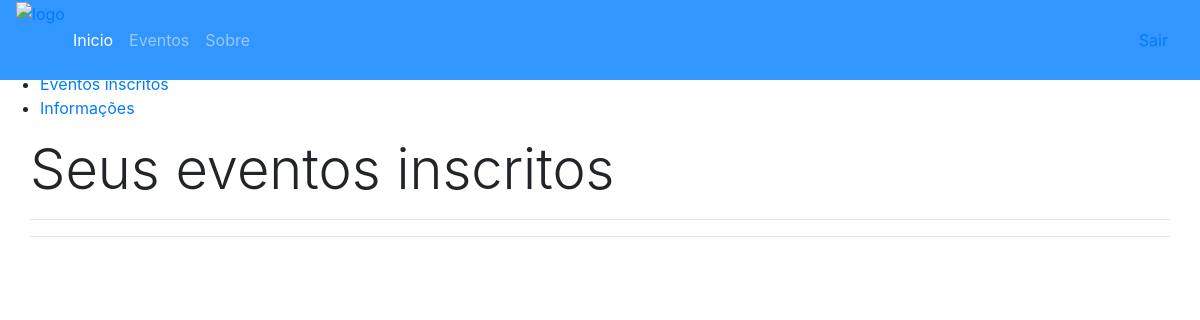
The page /usuario/eventosInscritos/index.php (signed in) on the database as committed earlier.
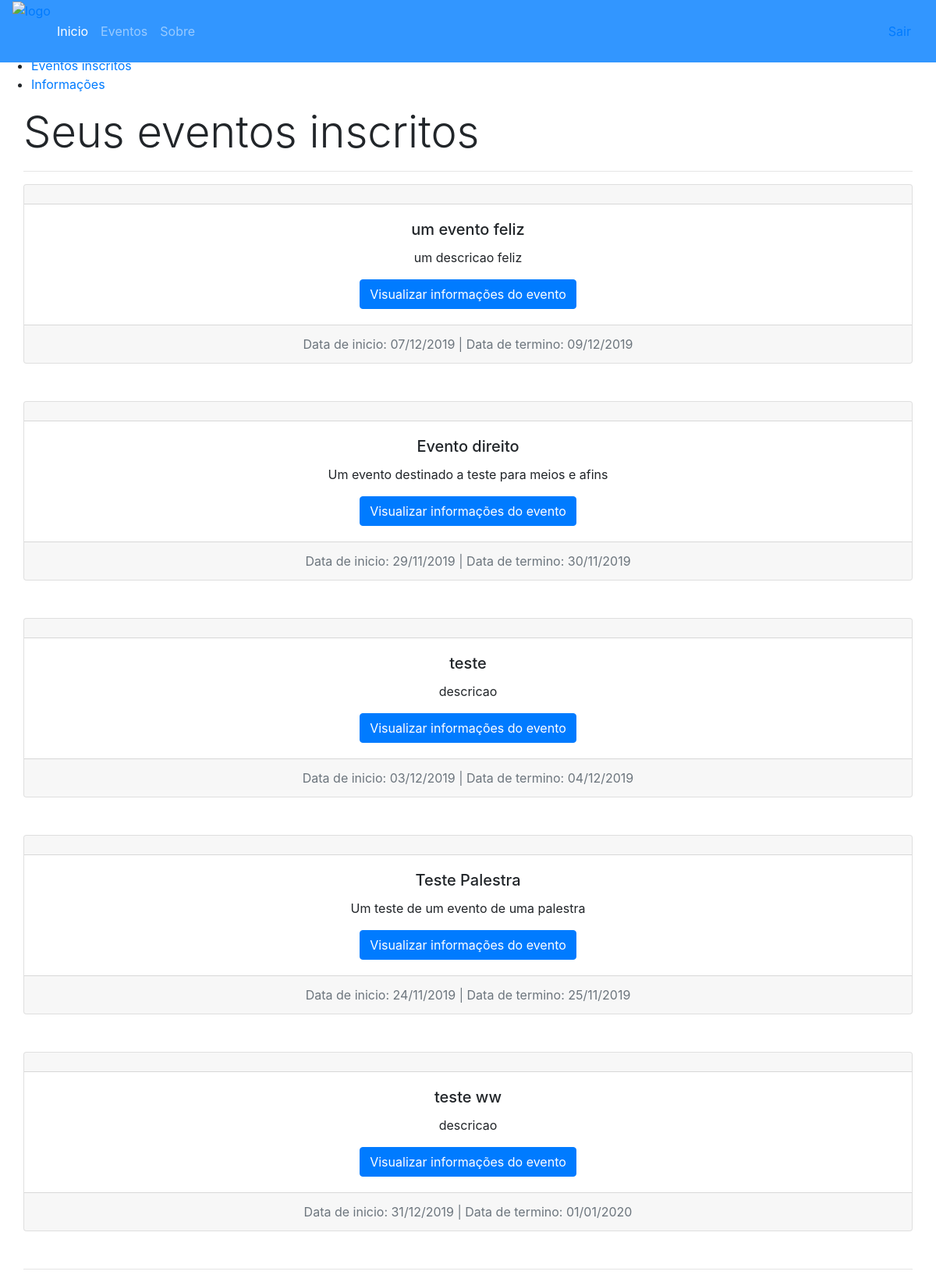
The same page on the database as committed later.
### tables this page shows
CREATE TABLE `tb_inscricao` (
  `id_evento` int(11) NOT NULL,
  `id_usuario` int(11) NOT NULL
);

CREATE TABLE `tb_evento` (
  `id` int(11) NOT NULL,
  `id_usuario` int(11) NOT NULL,
  `nome` varchar(50) NOT NULL,
  `email` varchar(50) NOT NULL,
  `descricao` varchar(1000) NOT NULL,
  `tipo` varchar(30) NOT NULL,
  `area` varchar(50) NOT NULL,
  `preco_evento` float(5,2) NOT NULL DEFAULT '0.00',
  `qntd_part` int(11) NOT NULL,
  `data_inicio` varchar(20) NOT NULL,
  `data_fim` varchar(20) NOT NULL,
  `endereco` varchar(60) NOT NULL,
  `bairro` varchar(20) NOT NULL,
  `estado` varchar(20) NOT NULL,
  `cidade` varchar(50) NOT NULL,
  `cep` varchar(20) NOT NULL,
  `data_cadastro` datetime NOT NULL DEFAULT CURRENT_TIMESTAMP,
  `num_usuario_cads` int(11) NOT NULL DEFAULT '0'
);

### usuario/eventosInscritos/index.php (the view, shortened to what this page needs)
<?php
    try {
        $conexao = new Conexao();
        $query = '
        SELECT * FROM tb_evento left JOIN tb_inscricao ON(tb_evento.id=tb_inscricao.id_evento)
        WHERE tb_inscricao.id_usuario = :id
        ';
        $stmt = $conexao->prepare($query);
        $stmt->bindValue(':id', $_SESSION['id']);
        $stmt->execute();
        $eventos = $stmt->fetchAll(PDO::FETCH_OBJ);
    } catch (PDOException $e) {
        echo 'Erro: '.$e->getCode().' Mensagem: '.$e->getMessage();
    }
?>
<!DOCTYPE html>
<html>
<head>
    <link rel="stylesheet" href="../../_css/style_menu.css" />
    <link rel="stylesheet" href="https://stackpath.bootstrapcdn.com/bootstrap/4.3.1/css/bootstrap.min.css">
    <link rel="stylesheet" href="../../_css/style_gerenciamento_usuario.css">
    <link rel="stylesheet" href="../../_css/style_menu.css">
</head>
<body>
    <nav class="navbar navbar-expand-lg navbar-dark navbar-full fixed-top" style="background-color: rgb(50, 150, 255); height: 80px;">
        <div class="logo" style="height: 80px">
            <a href="#inicio";>
                <img src="../../_imagens/CEU_noname_pequeno.png" alt="logo"/>
            </a>
        </div>
        <div class="collapse navbar-collapse menuTeste" id="navbarNav">
            <ul class="navbar-nav">
                <li class="nav-item active">
                    <a class="nav-link" href="#">Inicio <span class="sr-only">(current)</span></a>
                </li>
                <li class="nav-item">
                    <a class="nav-link" href="../../evento/">Eventos</a>
                </li>
                <li class="nav-item">
                    <a class="nav-link" href="#">Sobre</a>
                </li>
            </ul>
        </div>
        <aside class="nav-item">
            <a class="nav-link" href="../../service/logoff.php">Sair</a>
        </aside>
    </nav>
    <div class="sidebar-container">
        <div class="sidebar-logo">
        </div>
        <ul class="sidebar-navigation">
            <li>
                <a href="../">
                </a>
            </li>
            <li>
                <a href="../seusEventos/">
                </a>
            </li>
            <li>
                <a href="">
                    <i class="fa fa-tachometer" aria-hidden="true"></i> Eventos inscritos
                </a>
            </li>
            <li>
                <a href="../informacoes/">
                    <i class="fa fa-info-circle" aria-hidden="true"></i> Informações
                </a>
            </li>
        </ul>
    </div>
    <div class="content-container">
        <div class="container-fluid">
            <div class="container-fluid">
                <h1 class="display-4 font-inicio"> Seus eventos inscritos</h1>
                <hr>
                <? foreach ($eventos as $evento) { ?>
                    <div class="card text-center mb-5">
                        <div class="card-header card-header-centerC">
                        </div>
                        <div class="card-body">
                            <h5 class="card-title"><?= $evento->nome ?></h5>
                            <p class="card-text"><?= $evento->descricao ?></p>
                            <a href="./evento/?id=<?= $evento->id ?>" class="btn btn-primary">Visualizar informações do evento</a>
                        </div>
                        <div class="card-footer text-muted card-header-centerC">
                            Data de inicio: <?= $evento->data_inicio ?> | Data de termino: <?= $evento->data_fim ?>
                        </div>
                    </div>
                <?}?>
                <hr>
            </div>
        </div>
    </div>
</body>
</html>

Rows that differ between the two databases and show on the page:
added tb_inscricao: id_evento.nome "um evento feliz", id_evento.descricao "um descricao feliz", id_evento.data_inicio "07/12/2019", id_evento.data_fim "09/12/2019"
added tb_inscricao: id_evento.nome "Evento direito", id_evento.descricao "Um evento destinado a teste para meios e afins", id_evento.data_inicio "29/11/2019", id_evento.data_fim "30/11/2019"
added tb_inscricao: id_evento.nome "teste", id_evento.descricao "descricao", id_evento.data_inicio "03/12/2019", id_evento.data_fim "04/12/2019"
added tb_inscricao: id_evento.nome "Teste Palestra", id_evento.descricao "Um teste de um evento de uma palestra", id_evento.data_inicio "24/11/2019", id_evento.data_fim "25/11/2019"
added tb_inscricao: id_evento.nome "teste ww", id_evento.descricao "descricao", id_evento.data_inicio "31/12/2019", id_evento.data_fim "01/01/2020"
